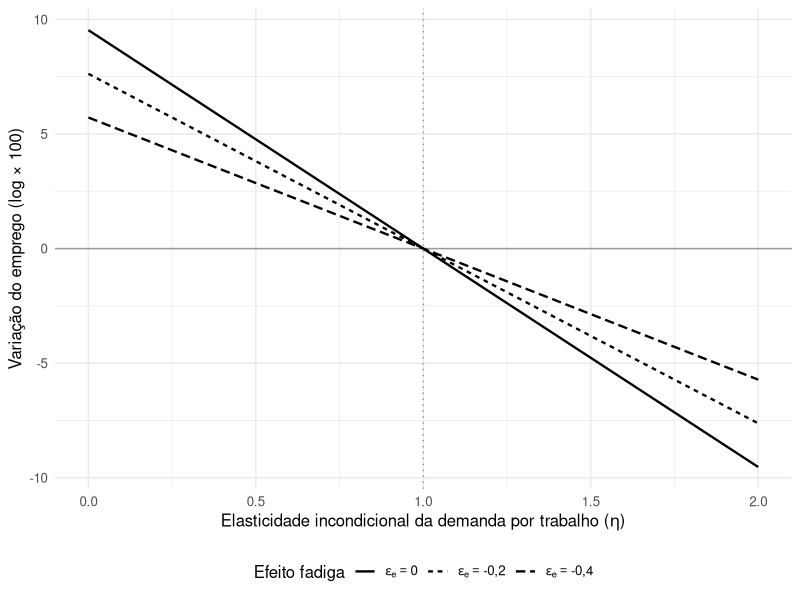

The R script that drew this image:
## ---- chunk 1
#| label: tbl-regime1
#| tbl-cap: "Regime 1: efeitos da redução de 44 para 40 horas (variações em log, ×100), com εe = −0,2"

dlnH  <- log(40 / 44)
eps_e <- -0.2
eta   <- c(0.5, 1.0, 1.5)

dlnN  <- (1 + eps_e) * abs(dlnH) * (1 - eta)
dlnNH <- dlnN + dlnH
dlncL <- -(1 + eps_e) * dlnH

tab <- data.frame(
  eta        = eta,
  emprego    = round(100 * dlnN, 1),
  horas_tot  = round(100 * dlnNH, 1),
  custo_ef   = round(100 * dlncL, 1)
)

knitr::kable(
  tab,
  col.names = c("η", "Δ emprego (N)", "Δ horas totais (NH)", "Δ custo por unidade efetiva"),
  align = "cccc"
)
## ---- chunk 2
#| label: fig-regime1
#| fig-cap: "Regime 1: variação do emprego em função da elasticidade da demanda por trabalho"

library(ggplot2)

grid <- expand.grid(
  eta   = seq(0, 2, by = 0.01),
  eps_e = c(0, -0.2, -0.4)
)
grid$dlnN <- 100 * (1 + grid$eps_e) * abs(log(40 / 44)) * (1 - grid$eta)

grid$eps_lab <- factor(grid$eps_e, levels = c(0, -0.2, -0.4))

ggplot(grid, aes(x = eta, y = dlnN, linetype = eps_lab)) +
  geom_hline(yintercept = 0, colour = "grey60") +
  geom_vline(xintercept = 1, colour = "grey60", linetype = "dotted") +
  geom_line(linewidth = 0.8) +
  scale_linetype_discrete(
    labels = list(
      bquote(epsilon[e] == "0"),
      bquote(epsilon[e] == "-0,2"),
      bquote(epsilon[e] == "-0,4")
    ),
    name = "Efeito fadiga"
  ) +
  labs(
    x = expression("Elasticidade incondicional da demanda por trabalho (" * eta * ")"),
    y = "Variação do emprego (log × 100)"
  ) +
  theme_minimal(base_size = 12) +
  theme(legend.position = "bottom")
